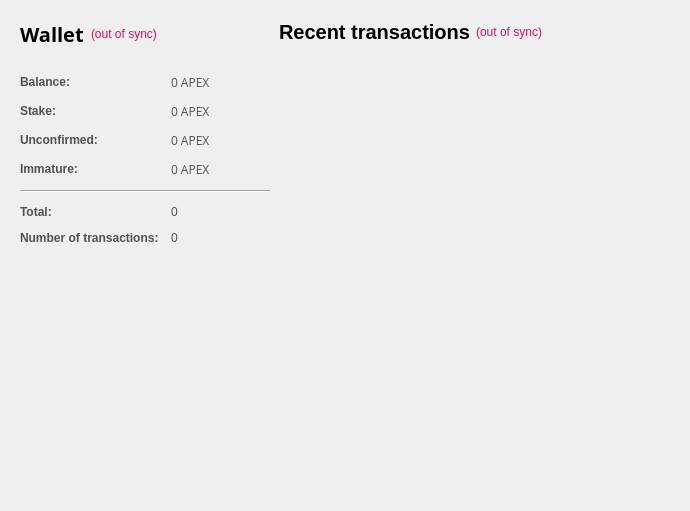
<?xml version="1.0" encoding="UTF-8"?>
<ui version="4.0">
 <class>OverviewPage</class>
 <widget class="QWidget" name="OverviewPage">
  <property name="geometry">
   <rect>
    <x>0</x>
    <y>0</y>
    <width>575</width>
    <height>417</height>
   </rect>
  </property>
  <property name="sizePolicy">
   <sizepolicy hsizetype="Minimum" vsizetype="Preferred">
    <horstretch>0</horstretch>
    <verstretch>0</verstretch>
   </sizepolicy>
  </property>
  <property name="maximumSize">
   <size>
    <width>575</width>
    <height>16777215</height>
   </size>
  </property>
  <property name="windowTitle">
   <string>Form</string>
  </property>
  <property name="styleSheet">
   <string notr="true">color:#505050;
font-family:'Open Sans,sans-serif';</string>
  </property>
  <layout class="QGridLayout" name="gridLayout_2">
   <property name="sizeConstraint">
    <enum>QLayout::SetFixedSize</enum>
   </property>
   <property name="leftMargin">
    <number>11</number>
   </property>
   <property name="horizontalSpacing">
    <number>0</number>
   </property>
   <item row="1" column="1">
    <layout class="QVBoxLayout" name="verticalLayout_3">
     <property name="spacing">
      <number>7</number>
     </property>
     <item>
      <widget class="QFrame" name="frame_2">
       <property name="sizePolicy">
        <sizepolicy hsizetype="Fixed" vsizetype="Preferred">
         <horstretch>0</horstretch>
         <verstretch>0</verstretch>
        </sizepolicy>
       </property>
       <property name="minimumSize">
        <size>
         <width>400</width>
         <height>0</height>
        </size>
       </property>
       <property name="maximumSize">
        <size>
         <width>450</width>
         <height>16777215</height>
        </size>
       </property>
       <layout class="QVBoxLayout" name="verticalLayout">
        <property name="leftMargin">
         <number>0</number>
        </property>
        <item>
         <layout class="QHBoxLayout" name="horizontalLayout_2">
          <item>
           <widget class="QLabel" name="label_4">
            <property name="text">
             <string>&lt;html&gt;&lt;head/&gt;&lt;body&gt;&lt;p&gt;&lt;span style=&quot; font-size:20px; font-weight:600; color:#000000;&quot;&gt;Recent transactions&lt;/span&gt;&lt;/p&gt;&lt;/body&gt;&lt;/html&gt;</string>
            </property>
           </widget>
          </item>
          <item>
           <widget class="QLabel" name="labelTransactionsStatus">
            <property name="toolTip">
             <string>The displayed information may be out of date. Your wallet automatically synchronizes with the APEXcoin network after a connection is established, but this process has not completed yet.</string>
            </property>
            <property name="styleSheet">
             <string notr="true">QLabel { color: red; }</string>
            </property>
            <property name="text">
             <string notr="true">&lt;html&gt;&lt;head/&gt;&lt;body&gt;&lt;p&gt;&lt;span style=&quot; color:#d31360;&quot;&gt;(out of sync)&lt;/span&gt;&lt;/p&gt;&lt;/body&gt;&lt;/html&gt;</string>
            </property>
            <property name="alignment">
             <set>Qt::AlignRight|Qt::AlignTrailing|Qt::AlignVCenter</set>
            </property>
           </widget>
          </item>
          <item>
           <spacer name="horizontalSpacer">
            <property name="orientation">
             <enum>Qt::Horizontal</enum>
            </property>
            <property name="sizeHint" stdset="0">
             <size>
              <width>40</width>
              <height>20</height>
             </size>
            </property>
           </spacer>
          </item>
         </layout>
        </item>
        <item>
         <spacer name="verticalSpacer_6">
          <property name="orientation">
           <enum>Qt::Vertical</enum>
          </property>
          <property name="sizeType">
           <enum>QSizePolicy::Maximum</enum>
          </property>
          <property name="sizeHint" stdset="0">
           <size>
            <width>20</width>
            <height>13</height>
           </size>
          </property>
         </spacer>
        </item>
        <item>
         <widget class="QListView" name="listTransactions">
          <property name="sizePolicy">
           <sizepolicy hsizetype="Fixed" vsizetype="Expanding">
            <horstretch>0</horstretch>
            <verstretch>0</verstretch>
           </sizepolicy>
          </property>
          <property name="maximumSize">
           <size>
            <width>400</width>
            <height>16777215</height>
           </size>
          </property>
          <property name="styleSheet">
           <string notr="true">QListView { background: transparent;font-size:12px;  }</string>
          </property>
          <property name="frameShape">
           <enum>QFrame::NoFrame</enum>
          </property>
          <property name="verticalScrollBarPolicy">
           <enum>Qt::ScrollBarAlwaysOff</enum>
          </property>
          <property name="horizontalScrollBarPolicy">
           <enum>Qt::ScrollBarAlwaysOff</enum>
          </property>
          <property name="selectionMode">
           <enum>QAbstractItemView::NoSelection</enum>
          </property>
         </widget>
        </item>
       </layout>
      </widget>
     </item>
    </layout>
   </item>
   <item row="1" column="0">
    <layout class="QVBoxLayout" name="verticalLayout_2">
     <property name="spacing">
      <number>1</number>
     </property>
     <item>
      <widget class="QFrame" name="frame">
       <property name="sizePolicy">
        <sizepolicy hsizetype="Fixed" vsizetype="Preferred">
         <horstretch>0</horstretch>
         <verstretch>0</verstretch>
        </sizepolicy>
       </property>
       <property name="maximumSize">
        <size>
         <width>350</width>
         <height>16777215</height>
        </size>
       </property>
       <layout class="QVBoxLayout" name="verticalLayout_4">
        <item>
         <layout class="QHBoxLayout" name="horizontalLayout_4">
          <property name="spacing">
           <number>7</number>
          </property>
          <item>
           <widget class="QLabel" name="label_5">
            <property name="font">
             <font>
              <family>Open Sans,sans-serif</family>
             </font>
            </property>
            <property name="text">
             <string>&lt;html&gt;&lt;head/&gt;&lt;body&gt;&lt;p&gt;&lt;span style=&quot; font-size:20px; font-weight:600; color:#000000;&quot;&gt;Wallet&lt;/span&gt;&lt;/p&gt;&lt;/body&gt;&lt;/html&gt;</string>
            </property>
           </widget>
          </item>
          <item>
           <widget class="QLabel" name="labelWalletStatus">
            <property name="toolTip">
             <string>The displayed information may be out of date. Your wallet automatically synchronizes with the APEXcoin network after a connection is established, but this process has not completed yet.</string>
            </property>
            <property name="styleSheet">
             <string notr="true">QLabel { color: red; }</string>
            </property>
            <property name="text">
             <string notr="true">&lt;html&gt;&lt;head/&gt;&lt;body&gt;&lt;p&gt;&lt;span style=&quot; color:#d31360;&quot;&gt;(out of sync)&lt;/span&gt;&lt;/p&gt;&lt;/body&gt;&lt;/html&gt;</string>
            </property>
            <property name="alignment">
             <set>Qt::AlignLeading|Qt::AlignLeft|Qt::AlignVCenter</set>
            </property>
           </widget>
          </item>
          <item>
           <spacer name="horizontalSpacer_2">
            <property name="orientation">
             <enum>Qt::Horizontal</enum>
            </property>
            <property name="sizeHint" stdset="0">
             <size>
              <width>40</width>
              <height>20</height>
             </size>
            </property>
           </spacer>
          </item>
         </layout>
        </item>
        <item>
         <spacer name="verticalSpacer_5">
          <property name="orientation">
           <enum>Qt::Vertical</enum>
          </property>
          <property name="sizeType">
           <enum>QSizePolicy::Maximum</enum>
          </property>
          <property name="sizeHint" stdset="0">
           <size>
            <width>20</width>
            <height>20</height>
           </size>
          </property>
         </spacer>
        </item>
        <item>
         <layout class="QFormLayout" name="formLayout_2">
          <property name="fieldGrowthPolicy">
           <enum>QFormLayout::AllNonFixedFieldsGrow</enum>
          </property>
          <property name="horizontalSpacing">
           <number>12</number>
          </property>
          <property name="verticalSpacing">
           <number>12</number>
          </property>
          <item row="0" column="0">
           <widget class="QLabel" name="label">
            <property name="text">
             <string>&lt;html&gt;&lt;head/&gt;&lt;body&gt;&lt;p&gt;&lt;span style=&quot; font-weight:600;&quot;&gt;Balance:&lt;/span&gt;&lt;/p&gt;&lt;/body&gt;&lt;/html&gt;</string>
            </property>
           </widget>
          </item>
          <item row="0" column="1">
           <widget class="QLabel" name="labelBalance">
            <property name="font">
             <font>
              <family>Open Sans,sans-serif</family>
             </font>
            </property>
            <property name="cursor">
             <cursorShape>IBeamCursor</cursorShape>
            </property>
            <property name="toolTip">
             <string>Your current balance</string>
            </property>
            <property name="text">
             <string notr="true">0 APEX</string>
            </property>
            <property name="textInteractionFlags">
             <set>Qt::LinksAccessibleByMouse|Qt::TextSelectableByKeyboard|Qt::TextSelectableByMouse</set>
            </property>
           </widget>
          </item>
          <item row="1" column="0">
           <widget class="QLabel" name="label_6">
            <property name="text">
             <string>&lt;html&gt;&lt;head/&gt;&lt;body&gt;&lt;p&gt;&lt;span style=&quot; font-weight:600;&quot;&gt;Stake:&lt;/span&gt;&lt;/p&gt;&lt;/body&gt;&lt;/html&gt;</string>
            </property>
           </widget>
          </item>
          <item row="1" column="1">
           <widget class="QLabel" name="labelStake">
            <property name="font">
             <font>
              <family>Open Sans,sans-serif</family>
             </font>
            </property>
            <property name="cursor">
             <cursorShape>IBeamCursor</cursorShape>
            </property>
            <property name="toolTip">
             <string>Total of coins that was staked, and do not yet count toward the current balance</string>
            </property>
            <property name="text">
             <string notr="true">0 APEX</string>
            </property>
            <property name="textInteractionFlags">
             <set>Qt::LinksAccessibleByMouse|Qt::TextSelectableByKeyboard|Qt::TextSelectableByMouse</set>
            </property>
           </widget>
          </item>
          <item row="2" column="0">
           <widget class="QLabel" name="label_3">
            <property name="text">
             <string>&lt;html&gt;&lt;head/&gt;&lt;body&gt;&lt;p&gt;&lt;span style=&quot; font-weight:600;&quot;&gt;Unconfirmed:&lt;/span&gt;&lt;/p&gt;&lt;/body&gt;&lt;/html&gt;</string>
            </property>
           </widget>
          </item>
          <item row="2" column="1">
           <widget class="QLabel" name="labelUnconfirmed">
            <property name="font">
             <font>
              <family>Open Sans,sans-serif</family>
             </font>
            </property>
            <property name="cursor">
             <cursorShape>IBeamCursor</cursorShape>
            </property>
            <property name="toolTip">
             <string>Total of transactions that have yet to be confirmed, and do not yet count toward the current balance</string>
            </property>
            <property name="text">
             <string notr="true">0 APEX</string>
            </property>
            <property name="textInteractionFlags">
             <set>Qt::LinksAccessibleByMouse|Qt::TextSelectableByKeyboard|Qt::TextSelectableByMouse</set>
            </property>
           </widget>
          </item>
          <item row="3" column="0">
           <widget class="QLabel" name="labelImmatureText">
            <property name="text">
             <string>&lt;html&gt;&lt;head/&gt;&lt;body&gt;&lt;p&gt;&lt;span style=&quot; font-weight:600;&quot;&gt;Immature:&lt;/span&gt;&lt;/p&gt;&lt;/body&gt;&lt;/html&gt;</string>
            </property>
           </widget>
          </item>
          <item row="3" column="1">
           <widget class="QLabel" name="labelImmature">
            <property name="font">
             <font>
              <family>Open Sans,sans-serif</family>
             </font>
            </property>
            <property name="toolTip">
             <string>Mined balance that has not yet matured</string>
            </property>
            <property name="text">
             <string notr="true">0 APEX</string>
            </property>
            <property name="textInteractionFlags">
             <set>Qt::LinksAccessibleByMouse|Qt::TextSelectableByKeyboard|Qt::TextSelectableByMouse</set>
            </property>
           </widget>
          </item>
          <item row="4" column="0" colspan="2">
           <widget class="Line" name="line">
            <property name="sizePolicy">
             <sizepolicy hsizetype="Expanding" vsizetype="Fixed">
              <horstretch>140</horstretch>
              <verstretch>0</verstretch>
             </sizepolicy>
            </property>
            <property name="orientation">
             <enum>Qt::Horizontal</enum>
            </property>
           </widget>
          </item>
          <item row="5" column="0">
           <widget class="QLabel" name="label_10">
            <property name="text">
             <string>&lt;html&gt;&lt;head/&gt;&lt;body&gt;&lt;p&gt;&lt;span style=&quot; font-weight:600;&quot;&gt;Total:&lt;/span&gt;&lt;/p&gt;&lt;/body&gt;&lt;/html&gt;</string>
            </property>
           </widget>
          </item>
          <item row="5" column="1">
           <widget class="QLabel" name="labelTotal">
            <property name="toolTip">
             <string>Total number of transactions in wallet</string>
            </property>
            <property name="text">
             <string notr="true">0</string>
            </property>
           </widget>
          </item>
          <item row="6" column="0">
           <widget class="QLabel" name="label_2">
            <property name="text">
             <string>&lt;html&gt;&lt;head/&gt;&lt;body&gt;&lt;p&gt;&lt;span style=&quot; font-weight:600;&quot;&gt;Number of transactions:&lt;/span&gt;&lt;/p&gt;&lt;/body&gt;&lt;/html&gt;</string>
            </property>
           </widget>
          </item>
          <item row="6" column="1">
           <widget class="QLabel" name="labelNumTransactions">
            <property name="toolTip">
             <string>Total number of transactions in wallet</string>
            </property>
            <property name="text">
             <string notr="true">0</string>
            </property>
           </widget>
          </item>
         </layout>
        </item>
        <item>
         <spacer name="verticalSpacer_2">
          <property name="orientation">
           <enum>Qt::Vertical</enum>
          </property>
          <property name="sizeHint" stdset="0">
           <size>
            <width>20</width>
            <height>20</height>
           </size>
          </property>
         </spacer>
        </item>
        <item>
         <widget class="QWidget" name="widget" native="true">
          <property name="minimumSize">
           <size>
            <width>250</width>
            <height>200</height>
           </size>
          </property>
          <property name="styleSheet">
           <string notr="true">image: url(:/images/wallet);</string>
          </property>
         </widget>
        </item>
        <item>
         <spacer name="verticalSpacer">
          <property name="orientation">
           <enum>Qt::Vertical</enum>
          </property>
          <property name="sizeHint" stdset="0">
           <size>
            <width>20</width>
            <height>20</height>
           </size>
          </property>
         </spacer>
        </item>
       </layout>
      </widget>
     </item>
    </layout>
   </item>
  </layout>
 </widget>
 <resources/>
 <connections/>
</ui>
